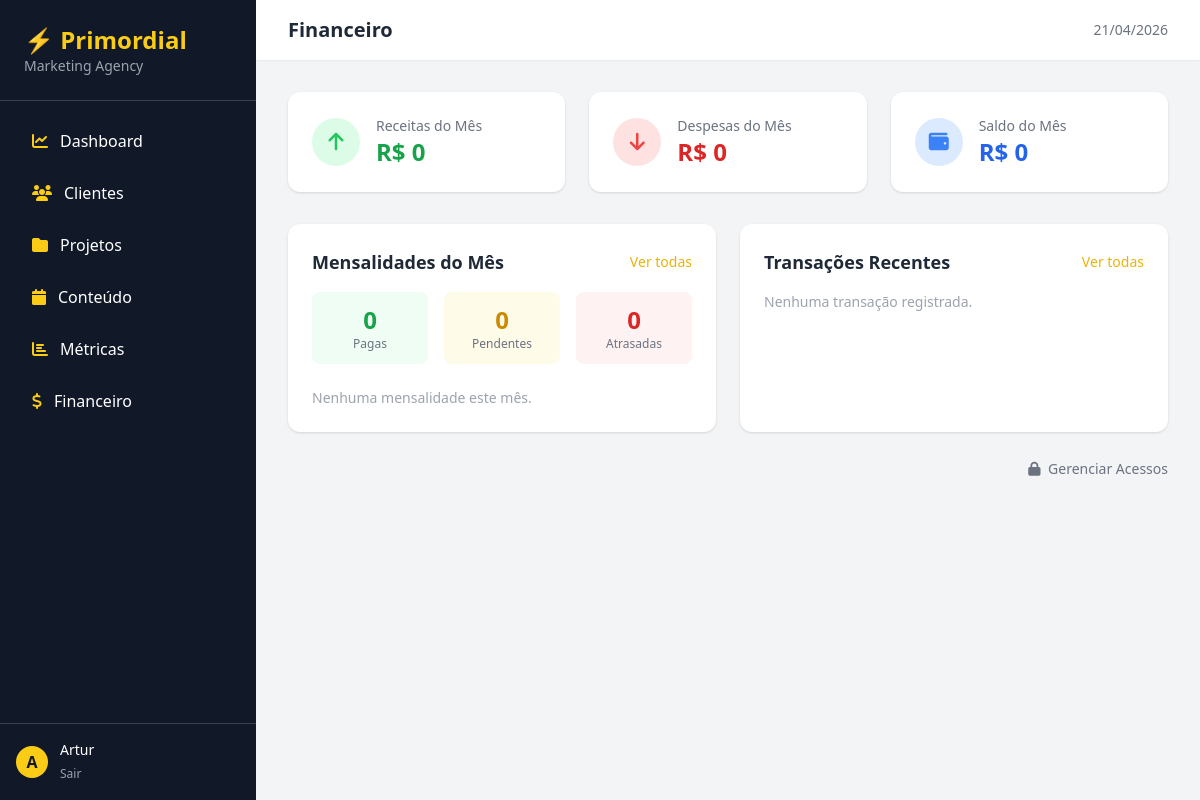
The app's page /financeiro/ (signed in), older data.
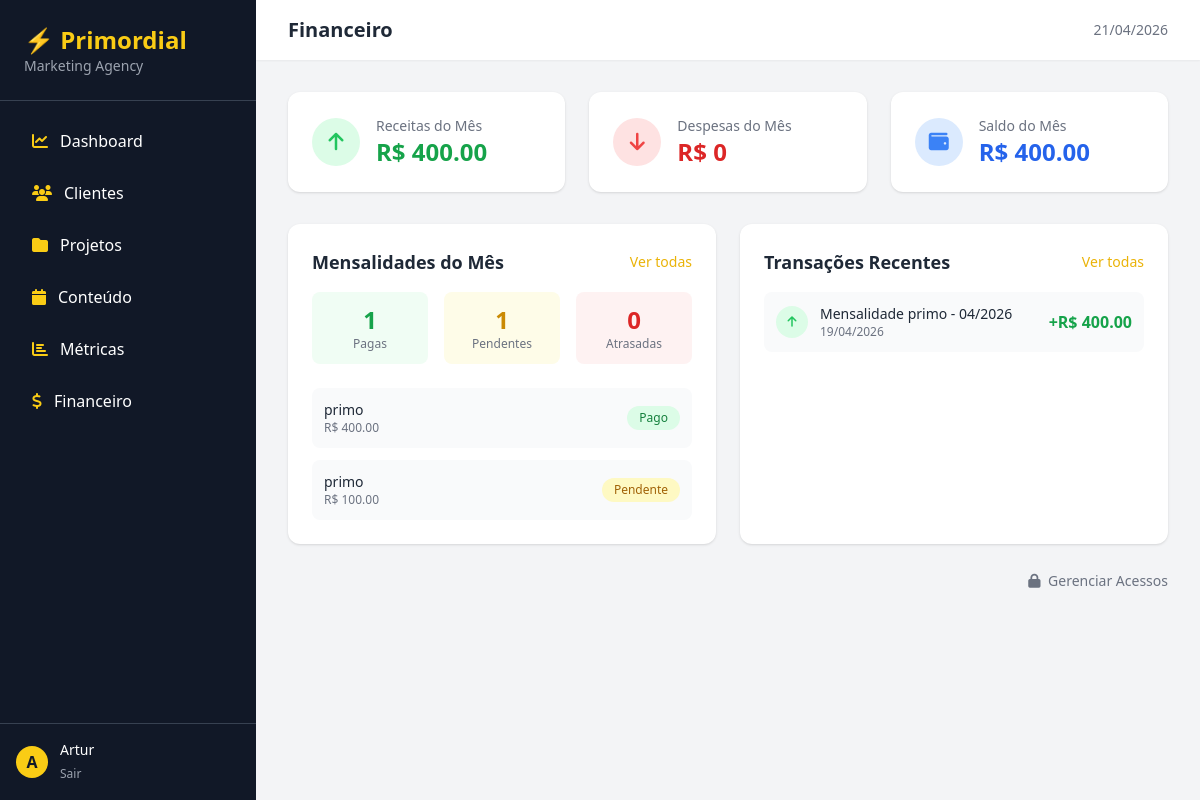
The same page, newer data.
### financeiro/models.py (models this page shows, shortened)
class Mensalidade(models.Model):
    STATUS_CHOICES = [
        ('pendente', 'Pendente'),
        ('pago', 'Pago'),
        ('atrasado', 'Atrasado'),
    ]
    cliente = models.ForeignKey(Cliente, on_delete=models.CASCADE, related_name='mensalidades')
    valor = models.DecimalField(max_digits=10, decimal_places=2)
    mes_referencia = models.DateField()
    status = models.CharField(max_length=20, choices=STATUS_CHOICES, default='pendente')
    data_pagamento = models.DateField(null=True, blank=True)
    observacoes = models.TextField(blank=True)
    class Meta:
        ordering = ['-mes_referencia']

class Transacao(models.Model):
    TIPO_CHOICES = [
        ('receita', 'Receita'),
        ('despesa', 'Despesa'),
    ]
    CATEGORIA_CHOICES = [
        ('mensalidade', 'Mensalidade'),
        ('servico', 'Serviço Extra'),
        ('ferramenta', 'Ferramenta'),
        ('salario', 'Salário'),
        ('marketing', 'Marketing'),
        ('outro', 'Outro'),
    ]
    tipo = models.CharField(max_length=10, choices=TIPO_CHOICES)
    categoria = models.CharField(max_length=20, choices=CATEGORIA_CHOICES)
    descricao = models.CharField(max_length=200)
    valor = models.DecimalField(max_digits=10, decimal_places=2)
    data = models.DateField()
    cliente = models.ForeignKey(Cliente, on_delete=models.SET_NULL, null=True, blank=True)
    criado_por = models.ForeignKey(User, on_delete=models.SET_NULL, null=True)
    observacoes = models.TextField(blank=True)
    class Meta:
        ordering = ['-data']

### crm/models.py (models this page shows, shortened)
class Cliente(models.Model):
    STATUS_CHOICES = [
        ('lead', 'Lead'),
        ('prospecto', 'Prospecto'),
        ('ativo', 'Ativo'),
        ('inativo', 'Inativo'),
    ]
    nome = models.CharField(max_length=200)
    empresa = models.CharField(max_length=200, blank=True)
    email = models.EmailField()
    telefone = models.CharField(max_length=20, blank=True)
    status = models.CharField(max_length=20, choices=STATUS_CHOICES, default='lead')
    data_entrada = models.DateTimeField(auto_now_add=True)
    observacoes = models.TextField(blank=True)

### financeiro/views.py (the view)
# urls.py: path('', views.dashboard_financeiro, name='financeiro'),
@login_required
def dashboard_financeiro(request):
    if not tem_acesso_financeiro(request.user):
        messages.error(request, 'Acesso negado ao módulo financeiro.')
        return redirect('dashboard')
    hoje = timezone.now().date()
    mes_atual = hoje.month
    ano_atual = hoje.year
    mensalidades_mes = Mensalidade.objects.filter(
        mes_referencia__month=mes_atual,
        mes_referencia__year=ano_atual
    )
    receitas_mes = Transacao.objects.filter(
        tipo='receita',
        data__month=mes_atual,
        data__year=ano_atual
    )
    despesas_mes = Transacao.objects.filter(
        tipo='despesa',
        data__month=mes_atual,
        data__year=ano_atual
    )
    total_receitas = sum(t.valor for t in receitas_mes) or Decimal('0')
    total_despesas = sum(t.valor for t in despesas_mes) or Decimal('0')
    saldo = total_receitas - total_despesas
    mensalidades_pagas = mensalidades_mes.filter(status='pago').count()
    mensalidades_pendentes = mensalidades_mes.filter(status='pendente').count()
    mensalidades_atrasadas = mensalidades_mes.filter(status='atrasado').count()
    context = {
        'total_receitas': total_receitas,
        'total_despesas': total_despesas,
        'saldo': saldo,
        'mensalidades_pagas': mensalidades_pagas,
        'mensalidades_pendentes': mensalidades_pendentes,
        'mensalidades_atrasadas': mensalidades_atrasadas,
        'mensalidades_mes': mensalidades_mes,
        'transacoes_recentes': Transacao.objects.all()[:10],
    }
    return render(request, 'financeiro/dashboard.html', context)

### financeiro/views.py (called while the page is built)
def tem_acesso_financeiro(user):
    if user.is_superuser:
        return True
    try:
        return user.acessofinanceiro.autorizado
    except:
        return False

### templates/financeiro/dashboard.html (shortened to what the changed rows need)
{% extends 'base/base.html' %}
{% block page_title %}Financeiro{% endblock %}
{% block content %}
<div class="grid grid-cols-1 md:grid-cols-3 gap-6 mb-8">
    <div class="bg-white rounded-xl shadow p-6 flex items-center gap-4">
        <div>
            <p class="text-gray-500 text-sm">Receitas do Mês</p>
            <p class="text-2xl font-bold text-green-600">R$ {{ total_receitas }}</p>
        </div>
    </div>
    <div class="bg-white rounded-xl shadow p-6 flex items-center gap-4">
        <div>
            <p class="text-gray-500 text-sm">Saldo do Mês</p>
            <p class="text-2xl font-bold {% if saldo >= 0 %}text-blue-600{% else %}text-red-600{% endif %}">R$ {{ saldo }}</p>
        </div>
    </div>
</div>
<div class="grid grid-cols-1 lg:grid-cols-2 gap-6">
    <div class="bg-white rounded-xl shadow p-6">
        <div class="grid grid-cols-3 gap-4 mb-6">
            <div class="text-center p-3 bg-green-50 rounded-lg">
                <p class="text-2xl font-bold text-green-600">{{ mensalidades_pagas }}</p>
                <p class="text-xs text-gray-500">Pagas</p>
            </div>
            <div class="text-center p-3 bg-yellow-50 rounded-lg">
                <p class="text-2xl font-bold text-yellow-600">{{ mensalidades_pendentes }}</p>
                <p class="text-xs text-gray-500">Pendentes</p>
            </div>
        </div>
        <div class="space-y-3">
            {% for m in mensalidades_mes %}
            <div class="flex items-center justify-between p-3 bg-gray-50 rounded-lg">
                <div>
                    <p class="font-medium text-gray-800 text-sm">{{ m.cliente.nome }}</p>
                    <p class="text-xs text-gray-500">R$ {{ m.valor }}</p>
                </div>
                <span class="px-3 py-1 rounded-full text-xs font-medium
                    {% if m.status == 'pago' %}bg-green-100 text-green-700
                    {% elif m.status == 'atrasado' %}bg-red-100 text-red-700
                    {% else %}bg-yellow-100 text-yellow-700{% endif %}">
                    {{ m.get_status_display }}
                </span>
            </div>
            {% empty %}
            <p class="text-gray-400 text-sm">Nenhuma mensalidade este mês.</p>
            {% endfor %}
        </div>
    </div>
    <div class="bg-white rounded-xl shadow p-6">
        <div class="space-y-3">
            {% for t in transacoes_recentes %}
            <div class="flex items-center justify-between p-3 bg-gray-50 rounded-lg">
                <div class="flex items-center gap-3">
                    <div class="w-8 h-8 rounded-full flex items-center justify-center
                        {% if t.tipo == 'receita' %}bg-green-100{% else %}bg-red-100{% endif %}">
                        <i class="fas {% if t.tipo == 'receita' %}fa-arrow-up text-green-500{% else %}fa-arrow-down text-red-500{% endif %} text-xs"></i>
                    </div>
                    <div>
                        <p class="text-sm font-medium text-gray-800">{{ t.descricao }}</p>
                        <p class="text-xs text-gray-500">{{ t.data|date:"d/m/Y" }}</p>
                    </div>
                </div>
                <p class="font-bold {% if t.tipo == 'receita' %}text-green-600{% else %}text-red-600{% endif %}">
                    {% if t.tipo == 'receita' %}+{% else %}-{% endif %}R$ {{ t.valor }}
                </p>
            </div>
            {% empty %}
            <p class="text-gray-400 text-sm">Nenhuma transação registrada.</p>
            {% endfor %}
        </div>
    </div>
</div>
{% endblock %}

Row changes from the older to the newer data that the page shows:
added Mensalidade: cliente.nome "primo", valor "400.00", status "Pago"
added Mensalidade: cliente.nome "primo", valor "100.00", status "Pendente"
added Transacao: descricao "Mensalidade primo - 04/2026", data "19/04/2026", valor "400.00"
Text that changed along with them:
{{ total_receitas }}: "0" → "400.00"
{{ saldo }}: "0" → "400.00"
{{ mensalidades_pagas }}: "0" → "1"
{{ mensalidades_pendentes }}: "0" → "1"
text no longer shown: "Nenhuma mensalidade este mês. Nenhuma transação registrada."
